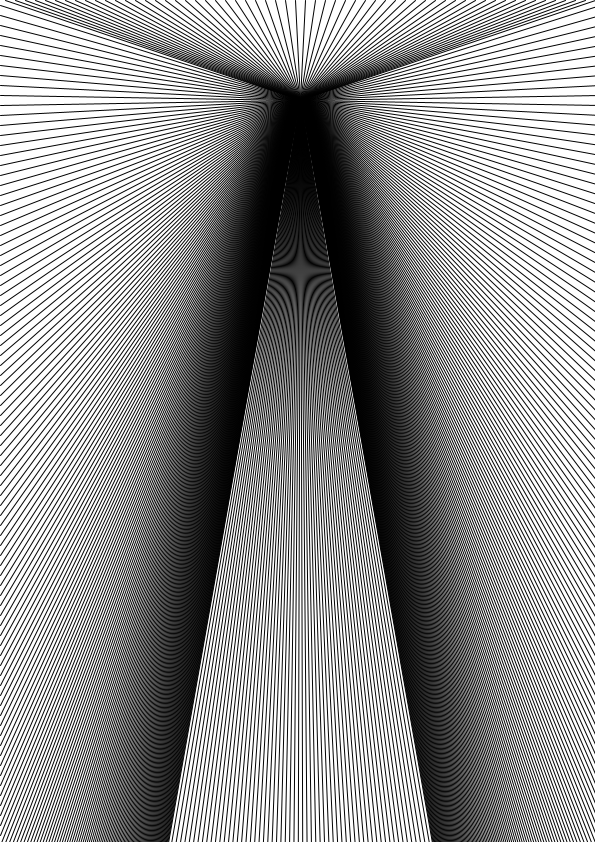
Frame 1 (no input)
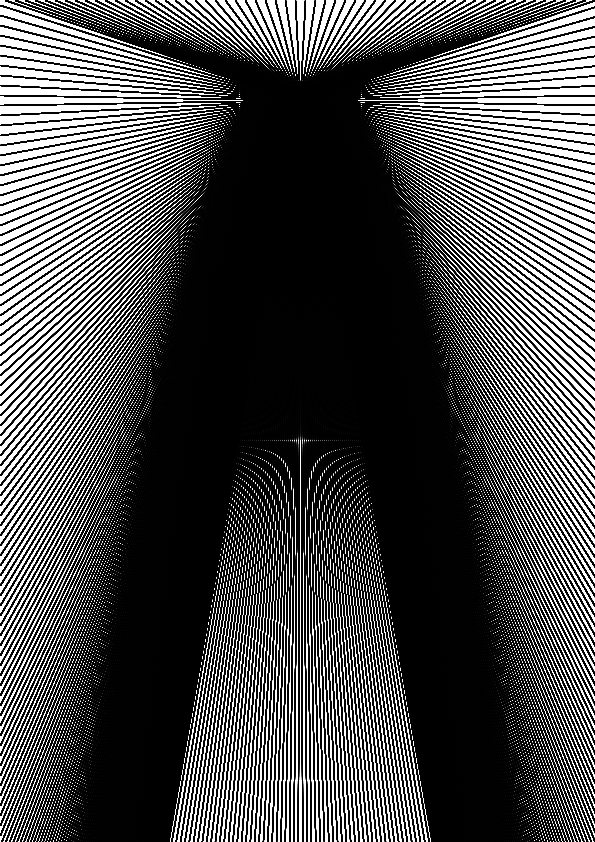
Frame 60 (the mouse pressed at the canvas centre just before this capture)
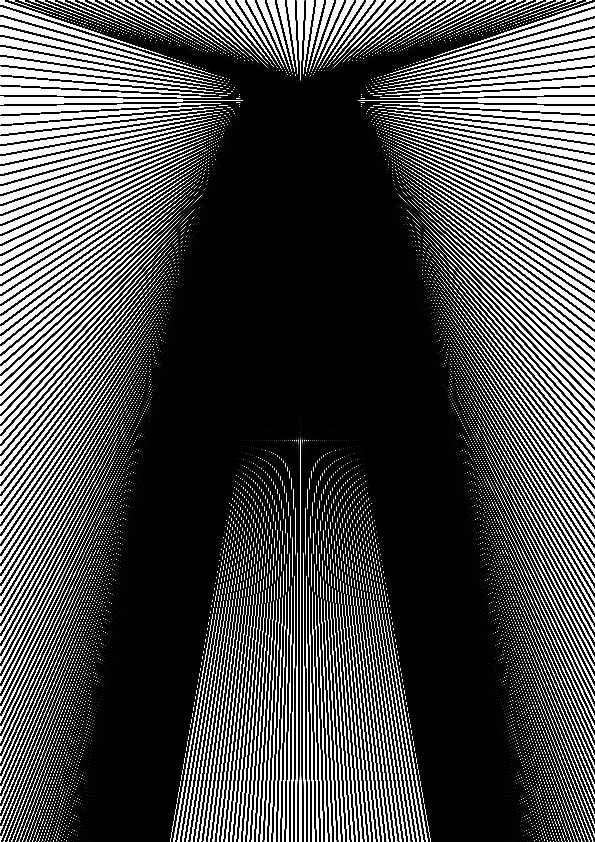
Frame 120 (the mouse held since frame 60 and released just before this capture)

The Processing sketch that drew these frames (run headless with seeded random() and noise(); from frame 60 on, the mouse is pressed at the canvas centre):

// Processing sketch: s04t1ignaciovaldivielso
// ── s04t1ignaciovaldivielso.pde
//Tarea 1
//Valdivielso_Ignacio

Objeto o;

void setup(){
size(595,842);
background(255);
o = new Objeto();
}

void draw(){
o.ellip();
o.ellip2();
o.linesS();
o.linesU();
o.linesD();
o.gro();
o.groc1();
o.groc2();
o.rec();
o.rec2();
o.tri();
}

// ── Objeto.pde
class Objeto{
float r = 8;
float s = 1.5;
float negro = 0;
float blanco = 255;
float mid = 300;
float bord = 600;

 void linesS(){
//background(150);
  for (int i = 5; i < 1800; i = i+10) {
    line(301, 100, bord, i);
  line(299, 100, 0, i);
  }
 }

 void linesU(){
  for (int i = 5; i < bord; i = i+10) {
    line(300, 100, i, 0);
  }
 }
 void linesD(){
 for (int i = 5; i < bord ; i = i+10){
   line(300, 100, i, 1800);
 }
 }
 void tri(){
  if(keyPressed){
   if(key == 'v' || key == 'V'){
    noFill();
   triangle(200,100,400,100,300,bord);
   }
}
 }
 void ellip(){ 
   if(keyPressed){
   if(key == 'n' || key == 'N'){
   ellipse(width/2, height/2, 400,600);
   }  
 }
 }
  void ellip2(){ 
   if(keyPressed){
   if(key == '4'){
   ellipse(width/2, height/2, 500,700);
   }  
 }
 }
 void gro(){
    if (keyPressed == true){
if (key == '1') {
   strokeWeight(s);
 stroke(random(100,155), 0, 0);
}
}
 }
 void groc1(){
 if (keyPressed == true){
if (key == '2') {
 stroke(blanco);
}
 }
 }
 void groc2(){
 if (keyPressed == true){
if (key == '3') {
stroke(mouseX, mouseY, 50); 
}
}
}
 void rec(){
 if (keyPressed == true){
if (key == 'b' || key == 'B') {
  stroke(1);
  fill(negro);
  rectMode(CENTER);
  rect(width/2, height/2, 595,842);
  }
 }
 }
  void rec2(){
 if (keyPressed){
if (key == 'c' || key == 'C') {
  stroke(1);
  fill(blanco);
  rectMode(CENTER);
  rect(width/2, height/2, 595,842);
 }
  }
 }
}
